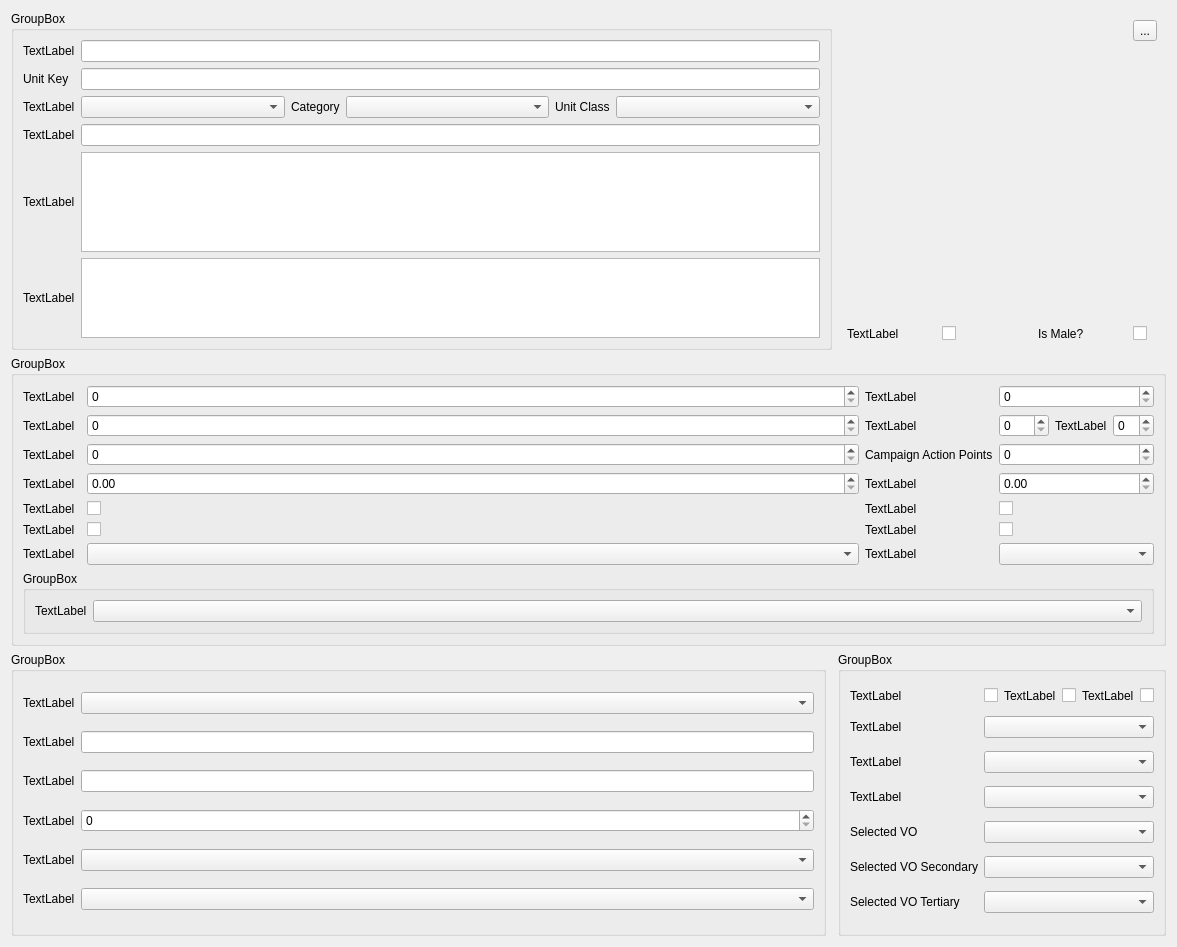
             <widget class="QWidget" name="scrollAreaWidgetContents_3">
              <property name="geometry">
               <rect>
                <x>0</x>
                <y>0</y>
                <width>1177</width>
                <height>947</height>
               </rect>
              </property>
              <layout class="QGridLayout" name="gridLayout_18" columnstretch="1,0,0">
               <item row="0" column="2">
                <widget class="QWidget" name="icon_groupbox" native="true">
                 <layout class="QGridLayout" name="gridLayout_17">
                  <item row="4" column="0">
                   <widget class="QLabel" name="main_units_is_monstrous_label">
                    <property name="text">
                     <string>TextLabel</string>
                    </property>
                   </widget>
                  </item>
                  <item row="4" column="2">
                   <widget class="QLabel" name="land_units_is_male_label">
                    <property name="text">
                     <string>Is Male?</string>
                    </property>
                   </widget>
                  </item>
                  <item row="4" column="3">
                   <widget class="QCheckBox" name="land_units_is_male_checkbox">
                    <property name="text">
                     <string/>
                    </property>
                   </widget>
                  </item>
                  <item row="4" column="1">
                   <widget class="QCheckBox" name="main_units_is_monstrous_checkbox">
                    <property name="text">
                     <string/>
                    </property>
                   </widget>
                  </item>
                  <item row="0" column="3">
                   <widget class="QToolButton" name="variant_editor_tool_button">
                    <property name="text">
                     <string>...</string>
                    </property>
                   </widget>
                  </item>
                  <item row="0" column="0" rowspan="2" colspan="3">
                   <widget class="QWidget" name="unit_icon_label_preview_widget" native="true"/>
                  </item>
                 </layout>
                </widget>
               </item>
               <item row="0" column="0" colspan="2">
                <widget class="QGroupBox" name="unit_key_loc_data_groupbox">
                 <property name="title">
                  <string>GroupBox</string>
                 </property>
                 <layout class="QGridLayout" name="gridLayout_12">
                  <item row="1" column="0">
                   <widget class="QLabel" name="main_units_unit_label">
                    <property name="text">
                     <string>TextLabel</string>
                    </property>
                   </widget>
                  </item>
                  <item row="4" column="2">
                   <widget class="QLabel" name="land_units_category_label">
                    <property name="text">
                     <string>Category</string>
                    </property>
                   </widget>
                  </item>
                  <item row="7" column="1" colspan="5">
                   <widget class="QLineEdit" name="loc_land_units_onscreen_name_line_edit"/>
                  </item>
                  <item row="4" column="3">
                   <widget class="QComboBox" name="land_units_category_combobox">
                    <property name="sizePolicy">
                     <sizepolicy hsizetype="MinimumExpanding" vsizetype="Fixed">
                      <horstretch>0</horstretch>
                      <verstretch>0</verstretch>
                     </sizepolicy>
                    </property>
                   </widget>
                  </item>
                  <item row="1" column="1" colspan="5">
                   <widget class="QLineEdit" name="main_units_unit_line_edit"/>
                  </item>
                  <item row="2" column="1" colspan="5">
                   <widget class="QLineEdit" name="land_units_key_line_edit"/>
                  </item>
                  <item row="7" column="0">
                   <widget class="QLabel" name="loc_land_units_onscreen_name_label">
                    <property name="text">
                     <string>TextLabel</string>
                    </property>
                   </widget>
                  </item>
                  <item row="4" column="1">
                   <widget class="QComboBox" name="main_units_caste_combobox">
                    <property name="sizePolicy">
                     <sizepolicy hsizetype="MinimumExpanding" vsizetype="Fixed">
                      <horstretch>0</horstretch>
                      <verstretch>0</verstretch>
                     </sizepolicy>
                    </property>
                   </widget>
                  </item>
                  <item row="4" column="0">
                   <widget class="QLabel" name="main_units_caste_label">
                    <property name="text">
                     <string>TextLabel</string>
                    </property>
                   </widget>
                  </item>
                  <item row="9" column="1" rowspan="2" colspan="5">
                   <widget class="KTextEdit" name="loc_unit_description_short_texts_text_ktexteditor">
                    <property name="sizePolicy">
                     <sizepolicy hsizetype="Expanding" vsizetype="Preferred">
                      <horstretch>0</horstretch>
                      <verstretch>0</verstretch>
                     </sizepolicy>
                    </property>
                    <property name="minimumSize">
                     <size>
                      <width>0</width>
                      <height>30</height>
                     </size>
                    </property>
                    <property name="maximumSize">
                     <size>
                      <width>16777215</width>
                      <height>100</height>
                     </size>
                    </property>
                   </widget>
                  </item>
                  <item row="2" column="0">
                   <widget class="QLabel" name="land_units_key_label">
                    <property name="text">
                     <string>Unit Key</string>
                    </property>
                   </widget>
                  </item>
                  <item row="4" column="5">
                   <widget class="QComboBox" name="land_units_class_combobox">
                    <property name="sizePolicy">
                     <sizepolicy hsizetype="MinimumExpanding" vsizetype="Fixed">
                      <horstretch>0</horstretch>
                      <verstretch>0</verstretch>
                     </sizepolicy>
                    </property>
                   </widget>
                  </item>
                  <item row="4" column="4">
                   <widget class="QLabel" name="land_units_class_label">
                    <property name="text">
                     <string>Unit Class</string>
                    </property>
                   </widget>
                  </item>
                  <item row="9" column="0" rowspan="2">
                   <widget class="QLabel" name="loc_unit_description_short_texts_text_label">
                    <property name="text">
                     <string>TextLabel</string>
                    </property>
                   </widget>
                  </item>
                  <item row="11" column="0">
                   <widget class="QLabel" name="loc_unit_description_historical_text_key_label">
                    <property name="text">
                     <string>TextLabel</string>
                    </property>
                   </widget>
                  </item>
                  <item row="11" column="1" colspan="5">
                   <widget class="KTextEdit" name="loc_unit_description_historical_text_key_ktexteditor">
                    <property name="sizePolicy">
                     <sizepolicy hsizetype="Expanding" vsizetype="Preferred">
                      <horstretch>0</horstretch>
                      <verstretch>0</verstretch>
                     </sizepolicy>
                    </property>
                    <property name="minimumSize">
                     <size>
                      <width>0</width>
                      <height>80</height>
                     </size>
                    </property>
                    <property name="maximumSize">
                     <size>
                      <width>16777215</width>
                      <height>80</height>
                     </size>
                    </property>
                   </widget>
                  </item>
                 </layout>
                </widget>
               </item>
               <item row="2" column="2">
                <widget class="QGroupBox" name="unit_audio_groupbox">
                 <property name="title">
                  <string>GroupBox</string>
                 </property>
                 <layout class="QGridLayout" name="gridLayout_19">
                  <item row="2" column="0">
                   <widget class="QLabel" name="main_units_audio_voiceover_culture_label">
                    <property name="text">
                     <string>TextLabel</string>
                    </property>
                   </widget>
                  </item>
                  <item row="4" column="0">
                   <widget class="QLabel" name="main_units_audio_voiceover_culture_override_label">
                    <property name="text">
                     <string>TextLabel</string>
                    </property>
                   </widget>
                  </item>
                  <item row="3" column="0">
                   <widget class="QLabel" name="main_units_audio_voiceover_actor_group_label">
                    <property name="text">
                     <string>TextLabel</string>
                    </property>
                   </widget>
                  </item>
                  <item row="3" column="2" colspan="5">
                   <widget class="QComboBox" name="main_units_audio_voiceover_actor_group_combobox"/>
                  </item>
                  <item row="2" column="2" colspan="5">
                   <widget class="QComboBox" name="main_units_audio_voiceover_culture_combobox"/>
                  </item>
                  <item row="4" column="2" colspan="5">
                   <widget class="QComboBox" name="main_units_audio_voiceover_culture_override_combobox"/>
                  </item>
                  <item row="6" column="0">
                   <widget class="QLabel" name="land_units_selection_vo_label">
                    <property name="text">
                     <string>Selected VO</string>
                    </property>
                   </widget>
                  </item>
                  <item row="0" column="2">
                   <widget class="QCheckBox" name="main_units_has_spoken_vo_checkbox">
                    <property name="sizePolicy">
                     <sizepolicy hsizetype="MinimumExpanding" vsizetype="Fixed">
                      <horstretch>0</horstretch>
                      <verstretch>0</verstretch>
                     </sizepolicy>
                    </property>
                    <property name="text">
                     <string/>
                    </property>
                   </widget>
                  </item>
                  <item row="0" column="0">
                   <widget class="QLabel" name="main_units_has_spoken_vo_label">
                    <property name="text">
                     <string>TextLabel</string>
                    </property>
                   </widget>
                  </item>
                  <item row="7" column="2" colspan="5">
                   <widget class="QComboBox" name="land_units_selected_vo_secondary_combobox"/>
                  </item>
                  <item row="8" column="2" colspan="5">
                   <widget class="QComboBox" name="land_units_selected_vo_tertiary_combobox"/>
                  </item>
                  <item row="0" column="6">
                   <widget class="QCheckBox" name="main_units_vo_is_dragon_checkbox">
                    <property name="sizePolicy">
                     <sizepolicy hsizetype="MinimumExpanding" vsizetype="Fixed">
                      <horstretch>0</horstretch>
                      <verstretch>0</verstretch>
                     </sizepolicy>
                    </property>
                    <property name="text">
                     <string/>
                    </property>
                   </widget>
                  </item>
                  <item row="6" column="2" colspan="5">
                   <widget class="QComboBox" name="land_units_selection_vo_combobox"/>
                  </item>
                  <item row="0" column="5">
                   <widget class="QLabel" name="main_units_vo_is_dragon_label">
                    <property name="sizePolicy">
                     <sizepolicy hsizetype="Minimum" vsizetype="Preferred">
                      <horstretch>0</horstretch>
                      <verstretch>0</verstretch>
                     </sizepolicy>
                    </property>
                    <property name="text">
                     <string>TextLabel</string>
                    </property>
                   </widget>
                  </item>
                  <item row="0" column="4">
                   <widget class="QCheckBox" name="main_units_vo_is_dinosaur_checkbox">
                    <property name="sizePolicy">
                     <sizepolicy hsizetype="MinimumExpanding" vsizetype="Fixed">
                      <horstretch>0</horstretch>
                      <verstretch>0</verstretch>
                     </sizepolicy>
                    </property>
                    <property name="text">
                     <string/>
                    </property>
                   </widget>
                  </item>
                  <item row="8" column="0">
                   <widget class="QLabel" name="land_units_selected_vo_tertiary_label">
                    <property name="text">
                     <string>Selected VO Tertiary</string>
                    </property>
                   </widget>
                  </item>
                  <item row="7" column="0">
                   <widget class="QLabel" name="land_units_selected_vo_secondary_label">
                    <property name="text">
                     <string>Selected VO Secondary</string>
                    </property>
                   </widget>
                  </item>
                  <item row="0" column="3">
                   <widget class="QLabel" name="main_units_vo_is_dinosaur_label">
                    <property name="sizePolicy">
                     <sizepolicy hsizetype="Minimum" vsizetype="Preferred">
                      <horstretch>0</horstretch>
                      <verstretch>0</verstretch>
                     </sizepolicy>
                    </property>
                    <property name="text">
                     <string>TextLabel</string>
                    </property>
                   </widget>
                  </item>
                 </layout>
                </widget>
               </item>
               <item row="2" column="0">
                <widget class="QGroupBox" name="unit_ui_groupbox">
                 <property name="title">
                  <string>GroupBox</string>
                 </property>
                 <layout class="QGridLayout" name="gridLayout_23">
                  <item row="2" column="2">
                   <widget class="QLineEdit" name="main_units_optional_ui_element_line_edit"/>
                  </item>
                  <item row="1" column="0">
                   <widget class="QLabel" name="main_units_porthole_camera_label">
                    <property name="text">
                     <string>TextLabel</string>
                    </property>
                   </widget>
                  </item>
                  <item row="7" column="0">
                   <widget class="QLabel" name="main_units_ui_unit_group_naval_label">
                    <property name="text">
                     <string>TextLabel</string>
                    </property>
                   </widget>
                  </item>
                  <item row="6" column="2">
                   <widget class="QSpinBox" name="main_units_special_edition_mask_spinbox"/>
                  </item>
                  <item row="6" column="0">
                   <widget class="QLabel" name="main_units_special_edition_mask_label">
                    <property name="text">
                     <string>TextLabel</string>
                    </property>
                   </widget>
                  </item>
                  <item row="5" column="2">
                   <widget class="QLineEdit" name="main_units_porthole_composite_scene_line_edit"/>
                  </item>
                  <item row="2" column="0">
                   <widget class="QLabel" name="main_units_optional_ui_element_label">
                    <property name="text">
                     <string>TextLabel</string>
                    </property>
                   </widget>
                  </item>
                  <item row="8" column="0">
                   <widget class="QLabel" name="main_units_ui_unit_group_land_label">
                    <property name="text">
                     <string>TextLabel</string>
                    </property>
                   </widget>
                  </item>
                  <item row="5" column="0">
                   <widget class="QLabel" name="main_units_porthole_composite_scene_label">
                    <property name="text">
                     <string>TextLabel</string>
                    </property>
                   </widget>
                  </item>
                  <item row="7" column="2">
                   <widget class="QComboBox" name="main_units_ui_unit_group_naval_combobox"/>
                  </item>
                  <item row="8" column="2">
                   <widget class="QComboBox" name="main_units_ui_unit_group_land_combobox"/>
                  </item>
                  <item row="1" column="2">
                   <widget class="QComboBox" name="main_units_porthole_camera_combobox"/>
                  </item>
                 </layout>
                </widget>
               </item>
               <item row="1" column="0" colspan="3">
                <widget class="QGroupBox" name="unit_campaign_groupbox">
                 <property name="title">
                  <string>GroupBox</string>
                 </property>
                 <layout class="QGridLayout" name="gridLayout_22">
                  <item row="16" column="4">
                   <widget class="QLabel" name="main_units_missile_cp_label">
                    <property name="text">
                     <string>TextLabel</string>
                    </property>
                   </widget>
                  </item>
                  <item row="5" column="7">
                   <widget class="QSpinBox" name="main_units_multiplayer_cost_spinbox"/>
                  </item>
                  <item row="18" column="1">
                   <widget class="QLabel" name="main_units_can_siege_label">
                    <property name="text">
                     <string>TextLabel</string>
                    </property>
                   </widget>
                  </item>
                  <item row="5" column="3">
                   <widget class="QSpinBox" name="main_units_recruitment_cost_spinbox"/>
                  </item>
                  <item row="21" column="1">
                   <widget class="QLabel" name="main_units_mount_label">
                    <property name="text">
                     <string>TextLabel</string>
                    </property>
                   </widget>
                  </item>
                  <item row="19" column="3">
                   <widget class="QCheckBox" name="main_units_use_hitpoints_in_campaign_checkbox">
                    <property name="text">
                     <string/>
                    </property>
                   </widget>
                  </item>
                  <item row="0" column="3">
                   <widget class="QSpinBox" name="main_units_campaign_cap_spinbox"/>
                  </item>
                  <item row="0" column="5" colspan="3">
                   <widget class="QSpinBox" name="main_units_create_time_spinbox"/>
                  </item>
                  <item row="5" column="4">
                   <widget class="QLabel" name="main_units_food_cost_label">
                    <property name="text">
                     <string>TextLabel</string>
                    </property>
                   </widget>
                  </item>
                  <item row="19" column="4">
                   <widget class="QLabel" name="main_units_unit_scaling_label">
                    <property name="text">
                     <string>TextLabel</string>
                    </property>
                   </widget>
                  </item>
                  <item row="8" column="4">
                   <widget class="QLabel" name="land_units_campaign_action_points_label">
                    <property name="text">
                     <string>Campaign Action Points</string>
                    </property>
                   </widget>
                  </item>
                  <item row="5" column="5">
                   <widget class="QSpinBox" name="main_units_food_cost_spinbox">
                    <property name="minimumSize">
                     <size>
                      <width>50</width>
                      <height>0</height>
                     </size>
                    </property>
                   </widget>
                  </item>
                  <item row="5" column="6">
                   <widget class="QLabel" name="main_units_multiplayer_cost_label">
                    <property name="text">
                     <string>TextLabel</string>
                    </property>
                   </widget>
                  </item>
                  <item row="0" column="4">
                   <widget class="QLabel" name="main_units_create_time_label">
                    <property name="text">
                     <string>TextLabel</string>
                    </property>
                   </widget>
                  </item>
                  <item row="19" column="5">
                   <widget class="QCheckBox" name="main_units_unit_scaling_checkbox">
                    <property name="text">
                     <string/>
                    </property>
                   </widget>
                  </item>
                  <item row="0" column="1">
                   <widget class="QLabel" name="main_units_campaign_cap_label">
                    <property name="text">
                     <string>TextLabel</string>
                    </property>
                   </widget>
                  </item>
                  <item row="8" column="5" colspan="3">
                   <widget class="QSpinBox" name="land_units_campaign_action_points_spinbox">
                    <property name="sizePolicy">
                     <sizepolicy hsizetype="MinimumExpanding" vsizetype="Fixed">
                      <horstretch>0</horstretch>
                      <verstretch>0</verstretch>
                     </sizepolicy>
                    </property>
                   </widget>
                  </item>
                  <item row="19" column="1">
                   <widget class="QLabel" name="main_units_use_hitpoints_in_campaign_label">
                    <property name="text">
                     <string>TextLabel</string>
                    </property>
                   </widget>
                  </item>
                  <item row="5" column="1">
                   <widget class="QLabel" name="main_units_recruitment_cost_label">
                    <property name="text">
                     <string>TextLabel</string>
                    </property>
                   </widget>
                  </item>
                  <item row="23" column="1" colspan="7">
                   <widget class="QGroupBox" name="unit_requirements_groupbox">
                    <property name="sizePolicy">
                     <sizepolicy hsizetype="Preferred" vsizetype="Preferred">
                      <horstretch>0</horstretch>
                      <verstretch>0</verstretch>
                     </sizepolicy>
                    </property>
                    <property name="title">
                     <string>GroupBox</string>
                    </property>
                    <layout class="QGridLayout" name="gridLayout_21">
                     <item row="3" column="2">
                      <widget class="QComboBox" name="main_units_additional_building_requirement_combobox">
                       <property name="sizePolicy">
                        <sizepolicy hsizetype="MinimumExpanding" vsizetype="Fixed">
                         <horstretch>0</horstretch>
                         <verstretch>0</verstretch>
                        </sizepolicy>
                       </property>
                      </widget>
                     </item>
                     <item row="3" column="0">
                      <widget class="QLabel" name="main_units_additional_building_requirement_label">
                       <property name="text">
                        <string>TextLabel</string>
                       </property>
                      </widget>
                     </item>
                    </layout>
                   </widget>
                  </item>
                  <item row="16" column="5" colspan="3">
                   <widget class="QDoubleSpinBox" name="main_units_missile_cp_double_spinbox"/>
                  </item>
                  <item row="8" column="3">
                   <widget class="QSpinBox" name="main_units_upkeep_cost_spinbox"/>
                  </item>
                  <item row="18" column="3">
                   <widget class="QCheckBox" name="main_units_can_siege_checkbox">
                    <property name="text">
                     <string/>
                    </property>
                   </widget>
                  </item>
                  <item row="18" column="5">
                   <widget class="QCheckBox" name="main_units_restrict_xp_gain_in_campaign_checkbox">
                    <property name="text">
                     <string/>
                    </property>
                   </widget>
                  </item>
                  <item row="16" column="3">
                   <widget class="QDoubleSpinBox" name="main_units_melee_cp_double_spinbox">
                    <property name="sizePolicy">
                     <sizepolicy hsizetype="MinimumExpanding" vsizetype="Fixed">
                      <horstretch>0</horstretch>
                      <verstretch>0</verstretch>
                     </sizepolicy>
                    </property>
                   </widget>
                  </item>
                  <item row="18" column="4">
                   <widget class="QLabel" name="main_units_restrict_xp_gain_in_campaign_label">
                    <property name="text">
                     <string>TextLabel</string>
                    </property>
                   </widget>
                  </item>
                  <item row="8" column="1">
                   <widget class="QLabel" name="main_units_upkeep_cost_label">
                    <property name="text">
                     <string>TextLabel</string>
                    </property>
                   </widget>
                  </item>
                  <item row="16" column="1">
                   <widget class="QLabel" name="main_units_melee_cp_label">
                    <property name="text">
                     <string>TextLabel</string>
                    </property>
                   </widget>
                  </item>
                  <item row="21" column="3">
                   <widget class="QComboBox" name="main_units_mount_combobox">
                    <property name="sizePolicy">
                     <sizepolicy hsizetype="MinimumExpanding" vsizetype="Fixed">
                      <horstretch>0</horstretch>
                      <verstretch>0</verstretch>
                     </sizepolicy>
                    </property>
                   </widget>
                  </item>
                  <item row="21" column="4">
                   <widget class="QLabel" name="main_units_weight_label">
                    <property name="text">
                     <string>TextLabel</string>
                    </property>
                   </widget>
                  </item>
                  <item row="21" column="5" colspan="3">
                   <widget class="QComboBox" name="main_units_weight_combobox"/>
                  </item>
                 </layout>
                </widget>
               </item>
              </layout>
             </widget>
